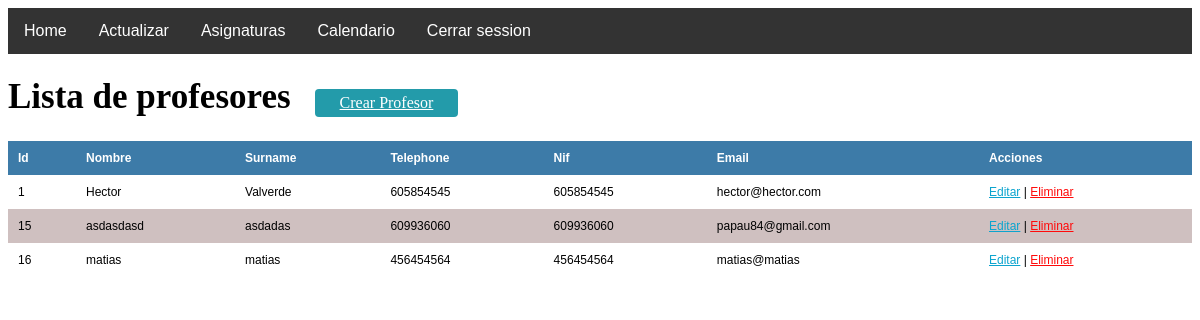
/listaTeacher.php (signed in), run on the app's committed database.
### tables this page shows
CREATE TABLE `teachers` (
  `id_teacher` int(11) NOT NULL,
  `name` varchar(255) NOT NULL,
  `surname` varchar(255) NOT NULL,
  `telephone` varchar(50) NOT NULL,
  `nif` varchar(50) NOT NULL,
  `email` varchar(255) NOT NULL
);

### listaTeacher.php (the view, shortened to what this page needs)
<!DOCTYPE html>
<html lang="en">
<head>
    <link rel="stylesheet" href="./css/lista.css" />
</head>
<body>
<?php
    require("menu.php");
?>
<seccion id="container">
<h1>Lista de profesores</h1>
<a href="teacher.php" class="btn_new">Crear Profesor</a>
<table>
            <tr>
                <th>Id</th>
                <th>Nombre</th>
                <th>Surname</th>
                <th>Telephone</th>
                <th>Nif</th>
                <th>Email</th>
                <th>Acciones</th>
            </tr>
            <?php
               $query = mysqli_query($db,"SELECT * FROM phpcalendar.teachers;");
                $result = mysqli_num_rows($query);
                if($result > 0){
                    while($data = mysqli_fetch_array($query)){
            ?>
                        <tr>
                        <td><?php  echo $data["id_teacher"]  ?></td>
                        <td><?php  echo $data["name"]  ?></td>
                        <td><?php  echo $data["surname"]  ?></td>
                        <td><?php  echo $data["telephone"]?></td>
                        <td><?php  echo $data["telephone"] ?></td>
                        <td><?php  echo $data["email"] ?></td>
                        <td>
                            <a class="link_edit" href="editteacher.php?id=<?php  echo $data["id_teacher"]  ?>">Editar</a>
                            |
                            <a class="link_delete" href="#">Eliminar</a>
                        </td>
                    </tr>
            <?php
                    }
                }
            ?>
</table>
</seccion>
</body>
</html>

### css/lista.css (style rules this page uses)
#container h1 { font-size: 35px; display: inline-block; }
.btn_new { display: inline-block; background: #239baa; color: #fff; padding: 5px 25px; border-radius: 4px; margin: 20px; }
table { border-collapse: collapse; font-size: 12px; font-family: 'arial'; width: 100%; }
table th { text-align: left; padding: 10px; background: #3d7ba8; color: #fff; }
table tr:nth-child(odd) { background: rgb(207, 192, 192); }
table td { padding: 10px; }
.link_edit { color: #0ca4ce; }
.link_delete { color: #ff0a0a; }

### data on the page
teachers: id_teacher "1", name "Hector", surname "Valverde", telephone "605854545", email "hector@hector.com"
teachers: id_teacher "15", name "asdasdasd", surname "asdadas", telephone "609936060", email "papau84@gmail.com"
teachers: id_teacher "16", name "matias", surname "matias", telephone "456454564", email "matias@matias"
